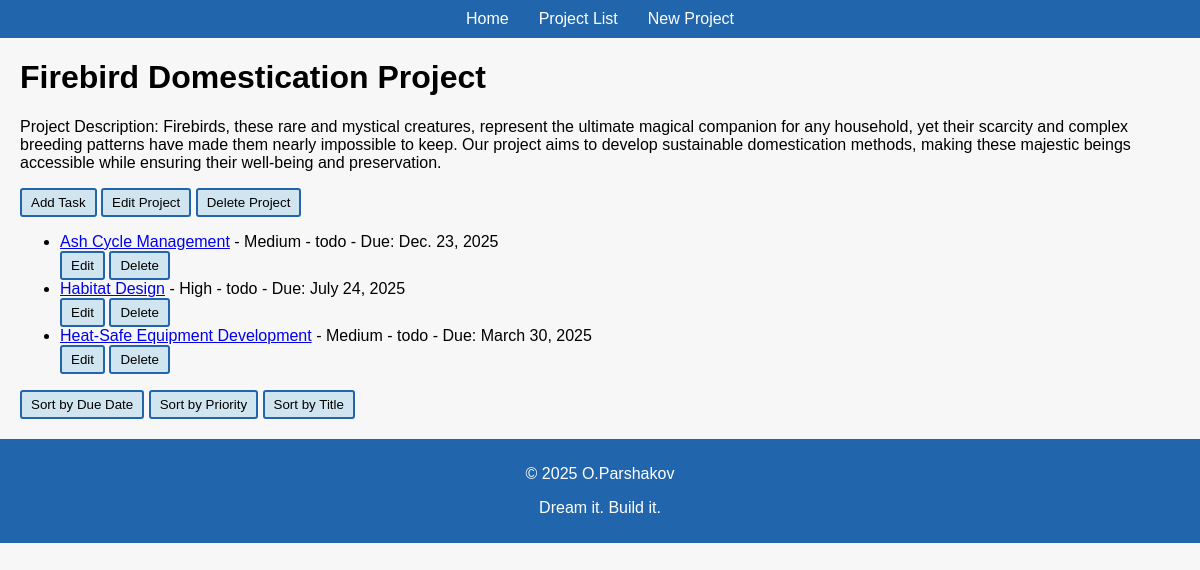
/project/2/, run on an earlier commit of the app's database.
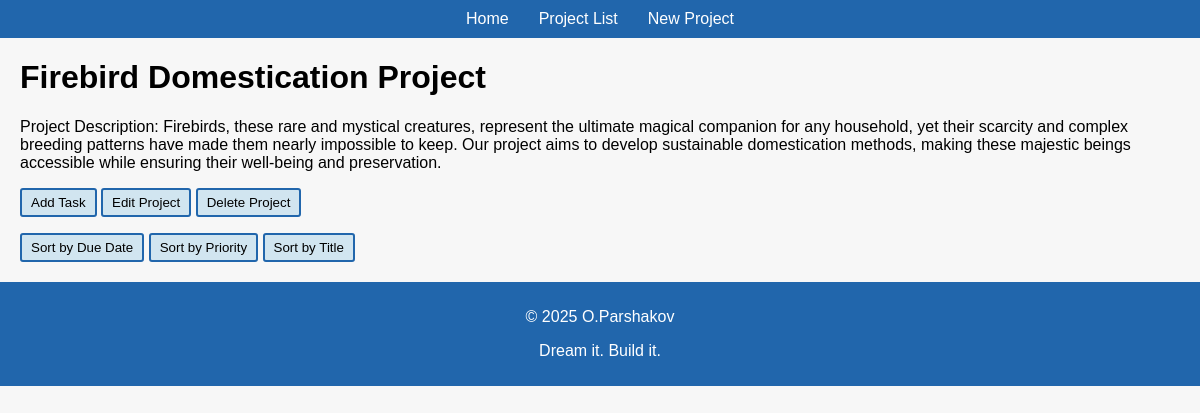
And on a later commit of the database.
### projectapp/models.py (models this page shows, shortened)
class Task(models.Model):
    STATUS_CHOICES = [
        ('todo', 'To Do'),
        ('in_progress', 'In Progress'),
        ('done', 'Done'),
    ]
    LOW = 1
    MEDIUM = 2
    HIGH = 3
    PRIORITY_CHOICES = [
        (LOW, 'Low'),
        (MEDIUM, 'Medium'),
        (HIGH, 'High'),
    ]
    project = models.ForeignKey(Project, related_name='tasks', on_delete=models.CASCADE)
    title = models.CharField(max_length=255)
    description = models.TextField(blank=True, null=True)
    due_date = models.DateField(blank=True)
    created_at = models.DateTimeField(auto_now_add=True)
    duration = models.PositiveIntegerField(default=1, help_text="Duration in days")
    priority = models.IntegerField(choices=PRIORITY_CHOICES, default=MEDIUM)
    status = models.CharField(max_length=15, choices=STATUS_CHOICES, default='todo')
    def is_overdue(self):
        return self.due_date < date.today() and self.status != 'done'

### projectapp/views.py (the view)
# urls.py: path('project/<int:id>/', views.project_detail, name='project_detail'),
def project_detail(request, id):
    project = get_object_or_404(Project, id=id)
    can_add_task = True
    can_change_task = True
    can_delete_task = True
    can_change_project = True
    can_delete_project = True
    sort_by = request.GET.get('sort', 'title')
    if sort_by == 'priority':
        tasks = project.tasks.all().order_by('-priority')
    elif sort_by == 'due_date':
        tasks = project.tasks.all().order_by('due_date')
    elif sort_by == 'title':
        tasks = project.tasks.all().annotate(lower_title=Lower('title')).order_by('lower_title')
    else:
        tasks = project.tasks.all()
    for task in tasks:
        task.overdue = task.is_overdue()
    return render(request, 'projectapp/project_detail.html', {
        'project': project,
        'tasks': tasks,
        'can_add_task': can_add_task,
        'can_change_task': can_change_task,
        'can_delete_task': can_delete_task,
        'can_change_project': can_change_project,
        'can_delete_project': can_delete_project,
    })

### projectapp/templates/projectapp/project_detail.html (shortened to what this page needs)
{% extends 'projectapp/base.html' %}
{% block content %}
<h1>{{ project.title }}</h1>
<p>Project Description: {{ project.description }}</p>
<button
onclick="window.location.href='{% url 'task_create' project.id %}'"
{% if not can_add_task %}disabled style="opacity: 0.85; cursor: not-allowed;"{% endif %}>
Add Task
</button>
<button
    onclick="window.location.href='{% url 'project_edit' project.id %}'"
    {% if not can_change_project %}disabled style="opacity: 0.5; cursor: not-allowed;"{% endif %}>
    Edit Project
</button>
<button
    onclick="confirmDeleteProject('{{ project.id }}')"
    {% if not can_delete_project %}disabled style="opacity: 0.5; cursor: not-allowed;"{% endif %}>
    Delete Project
</button>
<ul>
    {% for task in tasks %}
    <li>
        <div class="{% if task.is_overdue %}overdue-task{% endif %}">
        <a href="{% url 'task_detail' task.id %}" target="_blank">{{ task.title }}</a> -
        {{ task.get_priority_display }} - {{ task.status }} - Due: {{ task.due_date }}
        </div>
        <button
            onclick="window.location.href='{% url 'task_edit' task.id %}'"
            {% if not can_change_task %}disabled style="opacity: 0.85; cursor: not-allowed;"{% endif %}>
            Edit
        </button>
        <button
            onclick="confirmDeleteTask('{{ task.id }}')"
            {% if not can_delete_task %}disabled style="opacity: 0.85; cursor: not-allowed;"{% endif %}>
            Delete
        </button>
    </li>
    {% endfor %}
</ul>
<div>
    <form method="get" style="display: inline;">
        <button type="submit" name="sort" value="due_date">Sort by Due Date</button>
    </form>
    <form method="get" style="display: inline;">
        <button type="submit" name="sort" value="priority">Sort by Priority</button>
    </form>
    <form method="get" style="display: inline;">
        <button type="submit" name="sort" value="title">Sort by Title</button>
    </form>
</div>
{% endblock %}

What changed in the data, as far as the page shows it:
removed Task: title "Ash Cycle Management", priority "Medium", status "todo", due_date "Dec. 23, 2025"
removed Task: title "Habitat Design", priority "High", status "todo", due_date "July 24, 2025"
removed Task: title "Heat-Safe Equipment Development", priority "Medium", status "todo", due_date "March 30, 2025"
